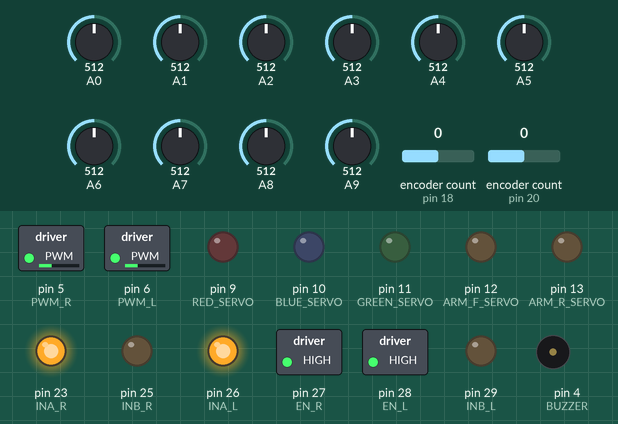
Recording of a sketch running on a simulated Arduino Mega 2560, built with avr-gcc and run on an emulated ATmega2560. On the bench: switched loads named in the sketch (green lamp = pin HIGH), output pins drawn as LEDs (lit = HIGH), buzzer (waves = sounding, pin HIGH). The inputs (shaded band) are chosen by the test bench; at power-on: A0 = 512, A4 = 512, A1 = 512, A2 = 512, A3 = 512, A5 = 512, A6 = 512, A7 = 512, A8 = 512, A9 = 512, encoder count (sensors on pin 18, pin 20) 0.

Above: at 6.2 s.
6.3 s: A0 set to 79
7.8 s: A0 set to 66
At 8.5 s:
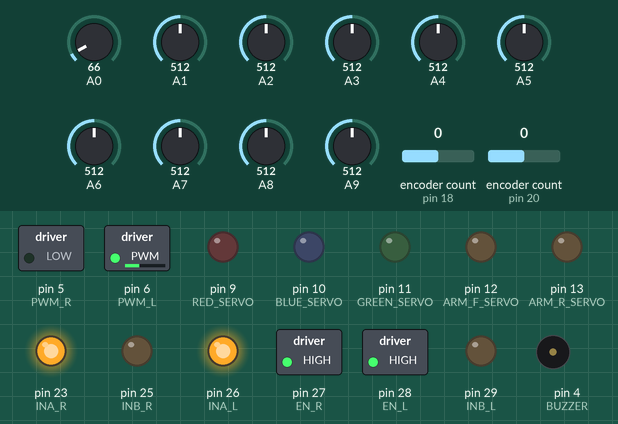
9.3 s: A0 set to 306
At 9.8 s:
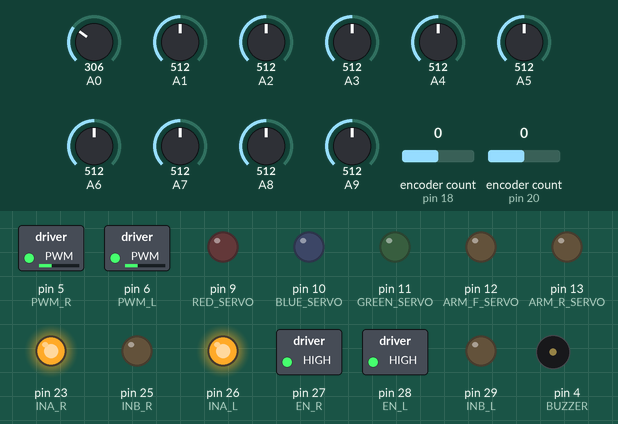
10.8 s: A4 set to 75
12.3 s: A4 set to 67
At 13.2 s:
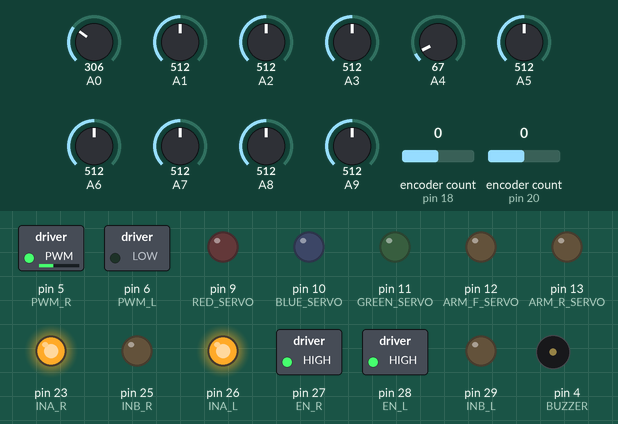
13.8 s: A4 set to 306
At 14.4 s:
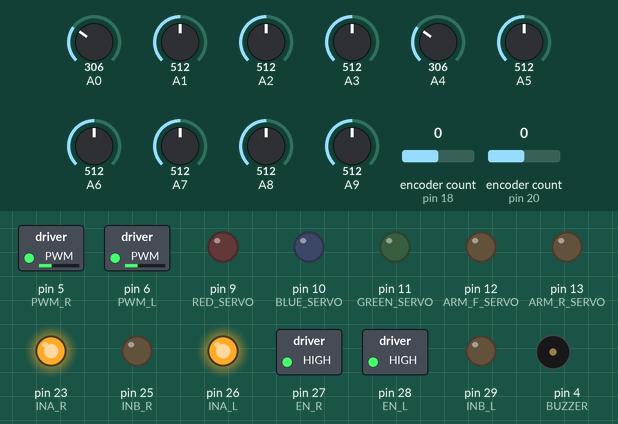
Timing chart, 0 to 16.3 s (numbered marks = the images above; inputs shaded):
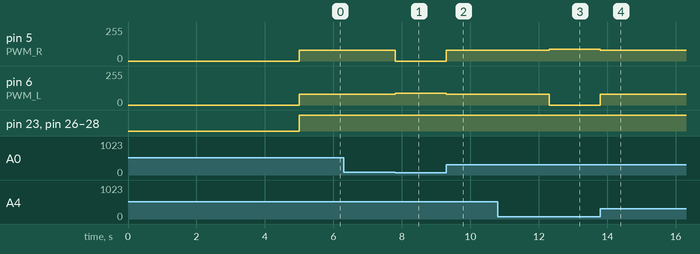

The sketch:

Pillar_Ditection.ino
```cpp
//#include <Servo.h>

#include <Encoder.h>
#include <Wstring.h>


//LEFT RIGHT IR SENSORS

//LEFT RIGHT IR SENSORS
#define l5_PORT A9
#define r5_PORT A8

//REYKHA SENSOR
#define l4_PORT A7
#define l3_PORT A6
#define l2_PORT A5
#define l1_PORT A4
#define r1_PORT A3
#define r2_PORT A2
#define r3_PORT A1
#define r4_PORT A0

//COLOUR SENSOR
#define CS_M_POW 49
#define CS_M_OE 41 // middle colour sensor
#define CS_M_S0 39
#define CS_M_S1 37
#define CS_M_S2 45
#define CS_M_S3 43
#define CS_M_OUT 47

#define CS_R_POW 49
#define CS_R_OE 41 // right colour sensor 49 power 47 out 45s2 43s3 41oe 39s0 37s1
#define CS_R_S0 39
#define CS_R_S1 37
#define CS_R_S2 45
#define CS_R_S3 43
#define CS_R_OUT 47

//ULTRASONIC SENSOR
#define US_L_TRIG 33// left
#define US_L_ECO 35

#define US_R_TRIG 34//right
#define US_R_ECO 32

//MOTOR DRIVE
#define EN_L 28 //left
#define PWM_L 6
#define INA_L 26
#define INB_L 29//previous pin as 26

#define EN_R 27 //right
#define PWM_R 5
#define INA_R 23
#define INB_R 25

//ENCODED MOTORS
#define ENCODE_L_A 20
#define ENCODE_L_B 21
#define ENCODE_R_A 18
#define ENCODE_R_B 19

//SERVO MOTORS
#define ARM_F_SERVO 12// forward
#define ARM_R_SERVO 13//rear

#define RED_SERVO 9
#define GREEN_SERVO 11
#define BLUE_SERVO 10

// RADIO SIGNAL MODULE
#define RADIO_CSN 8
#define RADIO_CE 7

//LED
#define RED_LED A15
#define GREEN_LED A14
#define BLUE_LED A13
#define WHITE_L_LED 31
#define WHITE_R_LED 30

//PUSH BUTTONS
#define CALLIBERATE_BUTTON A10
#define ROUND_BUTTON A11
#define DELAY_BUTTON A12

//BUZZER
#define BUZZER 4

const int SPEED=80;

const int n=8; // grid size
int taskCounter=3;

void dropCoin(int colour);
void gridTraverseLoop();

void setup() {
  //  colour sensor
   pinMode(CS_M_OE,OUTPUT);
   pinMode(CS_M_S0,OUTPUT);
   pinMode(CS_M_S1,OUTPUT);
   pinMode(CS_M_S2,OUTPUT);
   pinMode(CS_M_S3,OUTPUT);
   pinMode(CS_M_OUT,INPUT);

   pinMode(CS_R_OE,OUTPUT);
   pinMode(CS_R_S0,OUTPUT);
   pinMode(CS_R_S1,OUTPUT);
   pinMode(CS_R_S2,OUTPUT);
   pinMode(CS_R_S3,OUTPUT);
   pinMode(CS_R_OUT,INPUT);

   // motor driver

   pinMode(EN_L,OUTPUT);
   pinMode(PWM_L,OUTPUT);
   pinMode(INA_L,OUTPUT);
   pinMode(INB_L,OUTPUT);

   pinMode(EN_R,OUTPUT);
   pinMode(PWM_R,OUTPUT);
   pinMode(INA_R,OUTPUT);
   pinMode(INB_R,OUTPUT);

   // encoded motors read

   pinMode(ENCODE_L_A,INPUT);
   pinMode(ENCODE_L_B,INPUT);
   pinMode(ENCODE_R_A,INPUT);
   pinMode(ENCODE_R_B,INPUT);

   //led
   pinMode(RED_LED,OUTPUT);
   pinMode(GREEN_LED,OUTPUT);
   pinMode(BLUE_LED,OUTPUT);
   pinMode(WHITE_L_LED,OUTPUT);
   pinMode(WHITE_R_LED,OUTPUT);

   //Buzzer
   pinMode(BUZZER,OUTPUT);

   //ultrasound
   pinMode(US_L_TRIG,OUTPUT);
   pinMode(US_L_ECO,INPUT);
   pinMode(US_R_TRIG,OUTPUT);
   pinMode(US_R_ECO,INPUT);

   // SERVO motors
   pinMode(ARM_F_SERVO,OUTPUT);
   pinMode(ARM_R_SERVO,OUTPUT);
   pinMode(RED_SERVO,OUTPUT);
   pinMode(GREEN_SERVO,OUTPUT);
   pinMode(BLUE_SERVO,OUTPUT);

   Serial.begin(9600);
   delay(5000);

}

void loop(){

  //Serial.println(isPillarR());
  pillarIdentificationLoop();
   // Serial.println(isPillarR());
  //lineFollow();
 // gridTraverseLoop();
 // moveDistance(3000,3000);
}
```

BASIC_MOVEMENTS.ino
```cpp
#define MOTORS_ON \
    digitalWrite(EN_L,HIGH);digitalWrite(EN_R,HIGH);
#define MOTORS_OFF \
    digitalWrite(EN_L,LOW);digitalWrite(EN_R,LOW);
#define MOTOR_L_FORWARD \
    digitalWrite(INA_L,HIGH);digitalWrite(INB_L,LOW);
#define MOTOR_R_FORWARD \
    digitalWrite(INA_R,HIGH);digitalWrite(INB_R,LOW);
#define MOTOR_L_BACKWARD \
    digitalWrite(INA_L,LOW);digitalWrite(INB_L,HIGH);
#define MOTOR_R_BACKWARD \
    digitalWrite(INA_R,LOW);digitalWrite(INB_R,HIGH);

Encoder leftEncoder(ENCODE_L_A,ENCODE_L_B);
Encoder rightEncoder(ENCODE_R_A,ENCODE_R_B);

const float wheel_radius=2.14;
const float wheel_distance=21.6;
int rekhaThress=70,IRThress=70; // thresshold values
int line;

int l5,l4,l3,l2,l1,r1,r2,r3,r4,r5;

int get_digital(int port,int thresshold){
  int value = analogRead(port);
  return value<=thresshold? 1:0;
  //return analogRead(port);
}
void readSensors(){
  l5=get_digital(l5_PORT,IRThress);// 0 White
  r5=get_digital(r5_PORT,IRThress);
  l4=get_digital(l4_PORT,rekhaThress);//0 Black
  l3=get_digital(l3_PORT,rekhaThress);
  l2=get_digital(l2_PORT,rekhaThress);
  l1=get_digital(l1_PORT,rekhaThress);
  r1=get_digital(r1_PORT,rekhaThress);
  r2=get_digital(r2_PORT,rekhaThress);
  r3=get_digital(r3_PORT,rekhaThress);
  r4=get_digital(r4_PORT,rekhaThress);
}
bool isJunction(){
  readSensors();
  if((r5 && (r1+r2+r3>=1))|| (l5 && (l1+l2+l3>=1))) return true; // white 1 black 0 // add extra verifications here too
  //Serial.println("no junction");
  return false;
}

void moveRobot(int leftVal, int rightVal){

  MOTORS_ON;

  if(leftVal>=0){ MOTOR_L_FORWARD; }
  else {MOTOR_L_BACKWARD;}

  if(rightVal>=0){ MOTOR_R_FORWARD;}
  else {MOTOR_R_BACKWARD;}

  analogWrite(PWM_L,abs(leftVal));
  analogWrite(PWM_R,abs(rightVal));
}
void stopRobot(){
  MOTORS_OFF;
}

//////////////////////ENCODED MOTOR USED HERE/////////////////////
/*float ENL_Start_ditance,ENR_Start_distance; // to reset
float ENL_distance,ENR_distance; // distance traveled after reset,should call EN_UPDATE

#define EN_RESET \ // ENCODED MOTOR READING
    ENL_Start_ditance=getRotatedDistance(0);ENR_Start_distance=getRotatedDistance(1);
#define EN_UPDATE \
    EN_L_distance=getRotatedDistance(0)-ENL_Start_distance;EN_R_distance=getRotatedDistance(1)-ENR_Start_distance;
*/

float getRotatedDistance(int lrwheel){ //0 left 1 right

  long thisPosition;
  if(lrwheel==0)  thisPosition = leftEncoder.read();
  else thisPosition = -1*rightEncoder.read();
  float distance = (thisPosition/2249.0)*2*3.14159*wheel_radius;

  return distance;
}

void moveDistance(float ldistance,float rdistance){

  float distance = (abs(ldistance)+abs(rdistance))/2;
  int signL = ldistance>=0? 1:-1;
  int signR = rdistance>=0? 1:-1;

  float startLDistance=getRotatedDistance(0);
  float startRDistance=getRotatedDistance(1);

  float rotatedLDistance=0,rotatedRDistance=0;

  while(rotatedLDistance<distance && rotatedRDistance<distance){
    if(rotatedLDistance>rotatedRDistance) moveRobot(signL*SPEED
    ,signR*(SPEED+5));
    else if(rotatedLDistance<rotatedRDistance) moveRobot(signL*(SPEED+5),signR*SPEED);

    else moveRobot(signL*SPEED,signR*SPEED);

    rotatedLDistance = abs(getRotatedDistance(0)-startLDistance);
    rotatedRDistance = abs(getRotatedDistance(1)-startLDistance);
 //   Serial.print(rotatedLDistance);
   // Serial.print('\t');
   // Serial.println(rotatedRDistance);

  }

  stopRobot();
}
///////////////////ENCODED MOTOR ENDS HERE ////////////////////////
void lineFollow(){
    readSensors();
    line = r1+r2+r3+r4-l1-l2-l3-l4;
    if(line>0){
      moveRobot(SPEED+10,0);
    }
    else if(line<0){
      moveRobot(0,SPEED+10);
    }
    else{
      moveRobot(SPEED,SPEED);
    }
}
void lineFollowDistance(int distance){
    float startDistance=(getRotatedDistance(0)+getRotatedDistance(1))/2;
    float rotatedDistance=0;

    while(abs(rotatedDistance)<abs(distance)){
      readSensors();
      line = r1+r2+r3+r4-l1-l2-l3-l4;
      if(line>0){
        if(distance>=0) moveRobot(SPEED+10,0);
        else moveRobot(0,-SPEED-10);
      }
      else if(line<0){
        if(distance>=0) moveRobot(0,SPEED+10);
        else moveRobot(-SPEED-10,0);
      }
      else{
       if(distance>=0)  moveRobot(SPEED,SPEED);
       else moveRobot(-SPEED,SPEED);
      }
      rotatedDistance = (getRotatedDistance(0)+getRotatedDistance(1))/2 - startDistance;
    }
}

void left90(){

  float quarter_circle = 3.14159*wheel_distance/4;
  moveDistance(-quarter_circle+2,quarter_circle-2);
 // delay(1000);
  readSensors();

  moveRobot(-SPEED,SPEED);
  while(l1+r1+r2+r3<3){
    delay(50); readSensors();
  }
  stopRobot();
  delay(2000);
}

void right90(){

  float quarter_circle = 3.14159*wheel_distance/4;
  moveDistance(quarter_circle-2,-quarter_circle+2);
  //delay(1000);
  readSensors();

  moveRobot(SPEED,-SPEED);
  while(l1+l2+l3+r1<3){
    delay(50);readSensors();
  }
  stopRobot();
  delay(2000);
}

void turn180(){

  float half_circle = 3.14159*wheel_distance/2;
  moveDistance(half_circle-2,-half_circle+2);
  delay(1000);
  readSensors();

  moveRobot(SPEED,-SPEED);
  while(r1+l1+l2+l3<3){
    readSensors();
    delay(50);
  }
  stopRobot();
  delay(2000);
}
```

Pillar_Identification.ino
```cpp
#define SENDPULSE_US_L \
    digitalWrite(US_L_TRIG, LOW);delayMicroseconds(5);digitalWrite(US_L_TRIG, HIGH);delayMicroseconds(5);digitalWrite(US_L_TRIG, LOW);
#define SENDPULSE_US_R \
    digitalWrite(US_R_TRIG, LOW);delayMicroseconds(5);digitalWrite(US_R_TRIG, HIGH);delayMicroseconds(5);digitalWrite(US_R_TRIG, LOW);
#define BLINK_WHITELED_L \
    digitalWrite(WHITE_L_LED,HIGH);delay(3000);digitalWrite(WHITE_L_LED,LOW);
#define BLINK_WHITELED_R \
    digitalWrite(WHITE_R_LED,HIGH);delay(3000);digitalWrite(WHITE_R_LED,LOW);
#define PASS_CROSSLINE \
    moveDistance(3.5,3.5);stopRobot();delay(1000);

float us_duration, us_distance;
int minPillarDistance= 10;

bool pillars[8][2];
int curPillar=0;
int pillarState=0;

bool isPillarL(){ // check if there is a pillar to left
  SENDPULSE_US_L;
  us_duration = pulseIn(US_L_ECO, HIGH);
  us_distance = us_duration/58.2;

  Serial.println(us_distance);
  if(us_distance<minPillarDistance){
    BLINK_WHITELED_L;
    return true;
  }
  return false;
}

bool isPillarR(){
  SENDPULSE_US_R;
  us_duration = pulseIn(US_R_ECO, HIGH);
  us_distance = us_duration/58.2;

  Serial.println(us_distance);
  if(us_distance<minPillarDistance){
    BLINK_WHITELED_R;
    return true;
  }
  return false;
}

void pillarIdentificationLoop(){

  switch(pillarState){

     case 0: // line follow
          if(isJunction()) pillarState++;
          else lineFollow();
          break;

     case 1:  // pillar indication
          PASS_CROSSLINE; // leds lit in isPillar()
          pillars[curPillar][0] = isPillarL();
          pillars[curPillar][1] = isPillarR();
          pillarState--;
          break;
   }
}
```

Measured:
- the behaviour switches between 71 and 70 on A0 (found by bisection; images 0 and 1)
- the behaviour switches between 71 and 70 on A4 (found by bisection; images 2 and 3)
- after the input at 6.3 s, every drawn part: stays the same
- after the input at 7.8 s, pin 5 (PWM_R): 80/255 → 0/255 at once; pin 6 (PWM_L): 80/255 → 90/255 at once
- after the input at 9.3 s, pin 5 (PWM_R): 0/255 → 80/255 at once; pin 6 (PWM_L): 90/255 → 80/255 at once
- after the input at 10.8 s, every drawn part: stays the same
- after the input at 12.3 s, pin 5 (PWM_R): 80/255 → 90/255 at once; pin 6 (PWM_L): 80/255 → 0/255 at once
- after the input at 13.8 s, pin 5 (PWM_R): 90/255 → 80/255 at once; pin 6 (PWM_L): 0/255 → 80/255 at once
